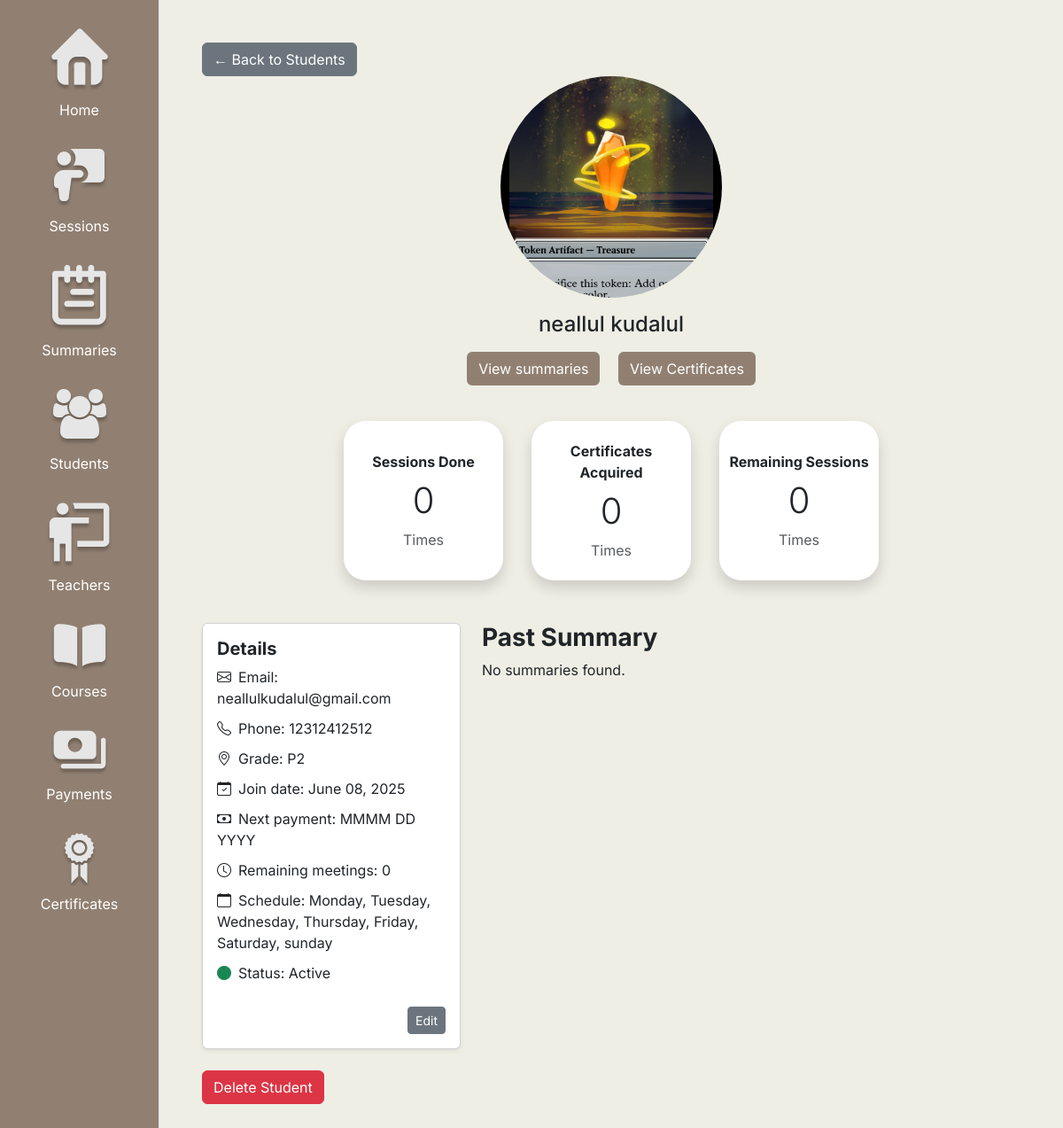
The app's page /admins/students/27/ with its own data.
### core/models.py (models this page shows, shortened)
class Student(models.Model):
    user = models.OneToOneField(User, on_delete=models.CASCADE, primary_key=True)
    studentImage = models.ImageField(upload_to='student_pics/', default='student_pics/default_students/default_student.png')
    course = models.ForeignKey('Course', on_delete=models.CASCADE, null=True)
    paymentPending = models.IntegerField(default=0)
    remainingSession = models.IntegerField(default=0)
    sessionDone = models.IntegerField(default=0)
    grade = models.CharField(max_length=100, default='No grade')

class User(AbstractUser):
    GENDER_CHOICES = [
        ('male', 'Male'),
        ('female', 'Female'),
    ]
    ROLE_CHOICES = [
        ('admin', 'Admin'),
        ('teacher', 'Teacher'),
        ('student', 'Student'),
    ]
    STATUS_CHOICES = [
        ('active', 'Active'),
        ('inactive', 'Inactive'),
        ('quit', 'Quit'),
    ]
    email = models.EmailField(unique=True)
    name = models.CharField(max_length=100)
    gender = models.CharField(max_length=6, choices=GENDER_CHOICES, default='male')
    phone = models.CharField(max_length=20)
    role = models.CharField(max_length=10, choices=ROLE_CHOICES, default='teacher')
    status = models.CharField(max_length=10, choices=STATUS_CHOICES, default='active')
    created_at = models.DateTimeField(auto_now_add=True)
    USERNAME_FIELD = 'username'
    REQUIRED_FIELDS = ['email', 'name']

class Schedule(models.Model):
    SCHEDULE_CHOICES = [
        ('monday', 'Monday'),
        ('tuesday', 'Tuesday'),
        ('wednesday', 'Wednesday'),
        ('thursday', 'Thursday'),
        ('friday', 'Friday'),
        ('saturday', 'Saturday'),
    ]
    student = models.ForeignKey(Student, on_delete=models.CASCADE)
    day = models.CharField(max_length=20, choices=SCHEDULE_CHOICES, default='Monday')

### core/views.py (the view, shortened to what this page needs)
# urls.py: path('admins/students/<int:student_id>/', views.student_details, name='student_details'),
def student_details(request, student_id):
    student = get_object_or_404(Student, pk=student_id) #fetch dr database, klo gaada bakal 404 not found
    certificates = Certificate.objects.filter(student=student)
    latest_payment = Payment.objects.filter(student=student).order_by('-dueDate').first()
    summaries = Summary.objects.select_related('material__course').filter(student=student).order_by('-dateCreated')[:2] #ini ambil semua material yg related to thecourse filter student itu buat spesifik murid itu
    schedules = Schedule.objects.filter(student=student)
    context = {
        'student': student,
        'certificates': certificates,
        'latest_payment': latest_payment,
        'summaries': summaries,
        'schedules': schedules,
    }
    return render(request, 'pages/student_details.html', context)

### core/templates/pages/student_details.html (shortened to what this page needs)
{% extends "base/admin_base.html" %}
{%load static%}
{% block content %}
<div class="container my-4">
    <a href="{% url 'admin_students' %}" class="btn btn-secondary">← Back to Students</a>
    <div class="text-center">
        <div class="student-img mb-3 mx-auto d-flex justify-content-center">
            <img src="{{ student.studentImage.url }}">
        </div>
        <h4>{{ student.user.name }}</h4>
        <div class="my-3">
            <a href="#" class="rounded-full btn mb-4 me-3" style="background-color: #918072; color: white;"> View summaries</a>
            <a href="#" class="rounded-full btn mb-4" style="background-color: #918072; color: white;"> View Certificates</a>
        </div>
    </div>
    <div class="d-flex justify-content-center gap-3 mb-5">
        {% include "components/card.html" with text1="Sessions Done" amount=student.sessionDone text2="Times" %}
        {% include "components/card.html" with text1="Certificates Acquired" amount=certificates|length text2="Times" %}
        {% include "components/card.html" with text1="Remaining Sessions" amount=student.remainingSession text2="Times" %}
    </div>
    <div class="row">
        <div class="col-md-4 mb-4">
            <div class="card p-3 mb-4 shadow-sm details-card">
                <h5><strong>Details</strong></h5>
                <ul class="list-unstyled">
                <li><i class="bi bi-envelope me-2"></i>Email: {{ student.user.email }}</li>
                <li><i class="bi bi-telephone me-2"></i>Phone: {{ student.user.phone }}</li>
                <li><i class="bi bi-geo-alt me-2"></i>Grade: {{student.grade}}</li>
                <li><i class="bi bi-calendar-check me-2"></i>Join date: {{ student.user.created_at|date:"F d, Y" }}</li>
                <li><i class="bi bi-cash me-2"></i>Next payment: MMMM DD YYYY</li>
                <li><i class="bi bi-clock me-2"></i>Remaining meetings: {{ student.remainingSession }}</li>
                <li><i class="bi bi-calendar me-2"></i>Schedule:
                    {% if schedules %}
                        {% for schedule in schedules %}
                            {{ schedule.get_day_display }}{% if not forloop.last %}, {% endif %}
                        {% endfor %}
                    {% else %}
                        No schedule assigned
                    {% endif %}
                </li>
                <li><i class="bi bi-circle-fill me-2 text-success"></i>Status: {{ student.user.get_status_display }}</li>
                </ul>
                <div class="d-flex justify-content-end">
                    <a href="{% url 'edit_student' student.user.id %}" class="btn btn-sm btn-secondary">Edit </a>
                </div>
            </div>
            <form action="{% url 'delete_student' student.user.id %}" method="post"
                onsubmit="return confirm('Are you sure you want to delete this student? This action cannot be undone.')">
                <button type="submit" class="btn btn-danger">Delete Student</button>
            </form>
        </div>
        <div class="col-md-8">
            <h3><strong>Past Summary</strong></h3>
            {% for summary in summaries %}
            <div class="card p-4 shadow-sm lesson-card mb-4">
                <div class="d-flex justify-content-between">
                    <div class="d-flex align-items-center">
                        <div class="profile-img me-3"><img src="{{ summary.student.studentImage.url }}" alt="Lesson Image" class="img-fluid"></div>
                        <div>
                            <div><strong>{{ summary.student.user.name }}</strong></div>
                            <div>{{ summary.session.date|date:"F d Y" }}</div>
                            <div>{{ summary.session.time|time:"H:i" }}</div>
                        </div>
                    </div>
                    <div class="text-end metadata">
                        <div>Made by: {{ summary.teacher.user.name }}</div>
                        <div>{{ summary.dateCreated|date:"F d Y" }}</div>
                        <div>{{ summary.dateCreated|time:"H:i" }}</div>
                    </div>
                </div>
                <div class="row mt-4">
                    <div class="col-md-5">
                        <div class="image-placeholder">
                            {% if summary.summaryImage %}
                            <img src="{{ summary.summaryImage.url }}" alt="Lesson Image" class="img-fluid">
                            {% else %}
                            <p>No image available</p>
                            {% endif %}
                        </div>
                    </div>
                    <div class="col-md-7">
                        <p><strong>Topic:</strong> {{ summary.course.name }}</p>
                        <p><strong>Lesson:</strong> {{ summary.material.name }}</p>
                        <p>{{ summary.summary }}</p>
                        <p>
                        {% with "123" as stars %}
                            <p>
                            <strong>Mastery:</strong>
                            {% for star in stars|make_list %}
                                {% if forloop.counter <= summary.mastery %}
                                    ⭐
                                {% endif %}
                            {% endfor %}
                            </p>
                        {% endwith %}
                        </p>
                        <p>
                        {% with "123" as stars %}
                            <p>
                            <strong>Attitude:</strong>
                            {% for star in stars|make_list %}
                                {% if forloop.counter <= summary.attitude %}
                                    ⭐
                                {% endif %}
                            {% endfor %}
                            </p>
                        {% endwith %}
                        </p>
                        <p>
                        {% with "123" as stars %}
                            <p>
                            <strong>Improvement:</strong>
                            {% for star in stars|make_list %}
                                {% if forloop.counter <= summary.improvement %}
                                    ⭐
                                {% endif %}
                            {% endfor %}
                            </p>
                        {% endwith %}
                        </p>
                        {% if summary.next_material %}
                            <p><strong>Next:</strong> {{ summary.next_material.name }}</p>
                        {% else %}
                            <p><strong>Next:</strong> No more materials available</p>
                        {% endif %}
                    </div>
                </div>
            </div>
            {% empty %}
            <p>No summaries found.</p>
            {% endfor %}
        </div>
    </div>
</div>
{% endblock %}

### static/css/base.css (style rules this page uses)
* { font-family: "Inter", serif; }
body { background-color: #E9E9DC; }

### core/templates/pages/student_details.html (style rules this page uses)
.student-img { width: 250px; height: 250px; background-color: #ddd; border-radius: 50%; overflow: hidden; }
.student-img img { width: 100%; height: 100%; object-fit: cover; }
.list-unstyled li { margin-bottom: 10px; }
body { background-color: #eeeee5; }

### records on screen
Student: studentImage (picture), user.name "neallul kudalul", user.email "neallulkudalul@gmail.com", user.phone "12312412512", grade "P2", user.created_at "June 08, 2025", remainingSession "0", user.status "Active"
Schedule: day "Monday"
Schedule: day "Tuesday"
Schedule: day "Wednesday"
Schedule: day "Thursday"
Schedule: day "Friday"
Schedule: day "Saturday"
Schedule: day "sunday"

### other values on screen
{{ text1 }} "Sessions Done Certificates Acquired Remaining Sessions"
{{ amount }} "0 0 0"
{{ text2 }} "Times Times Times"
